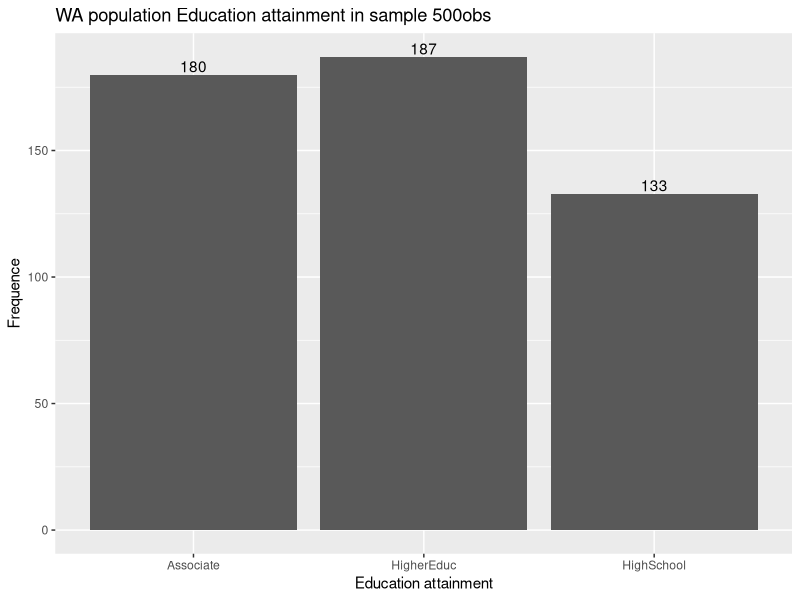
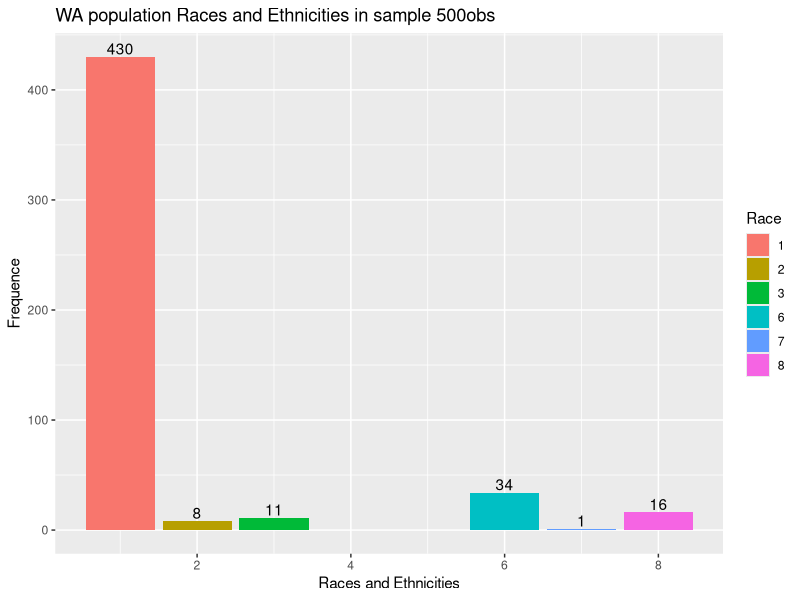
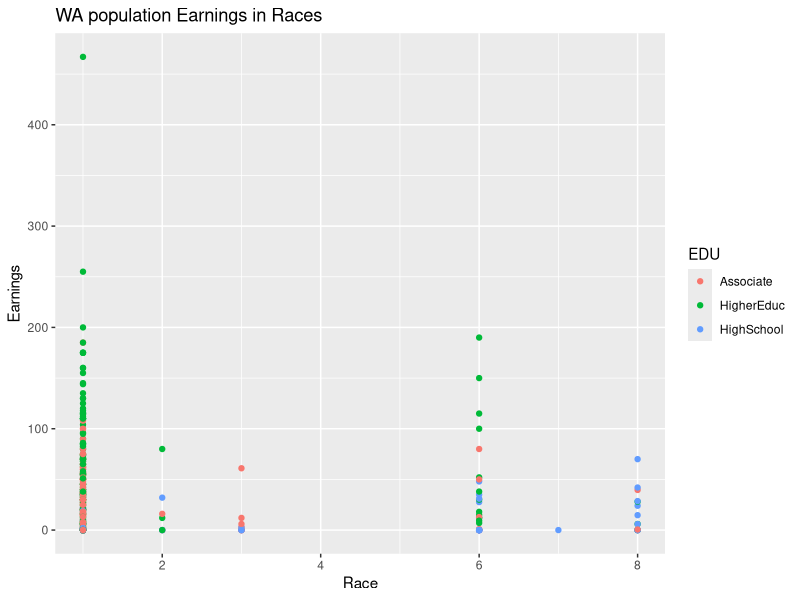
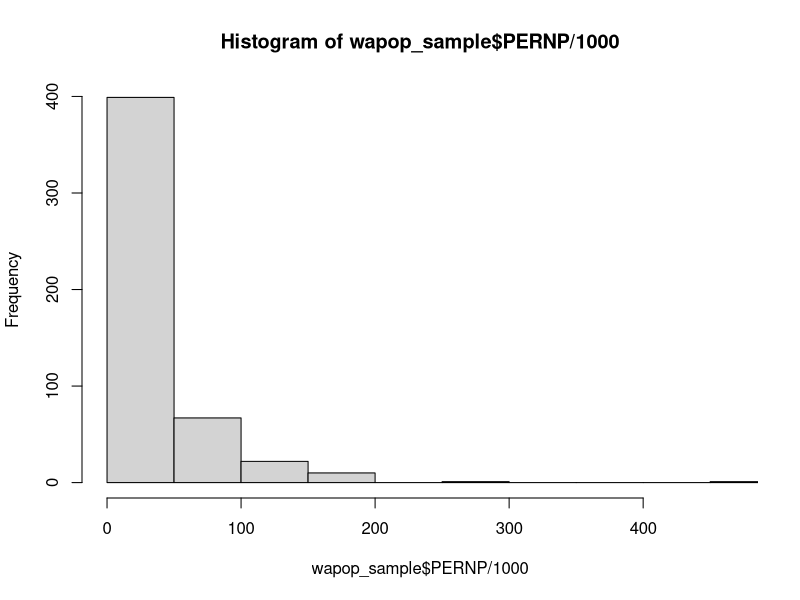
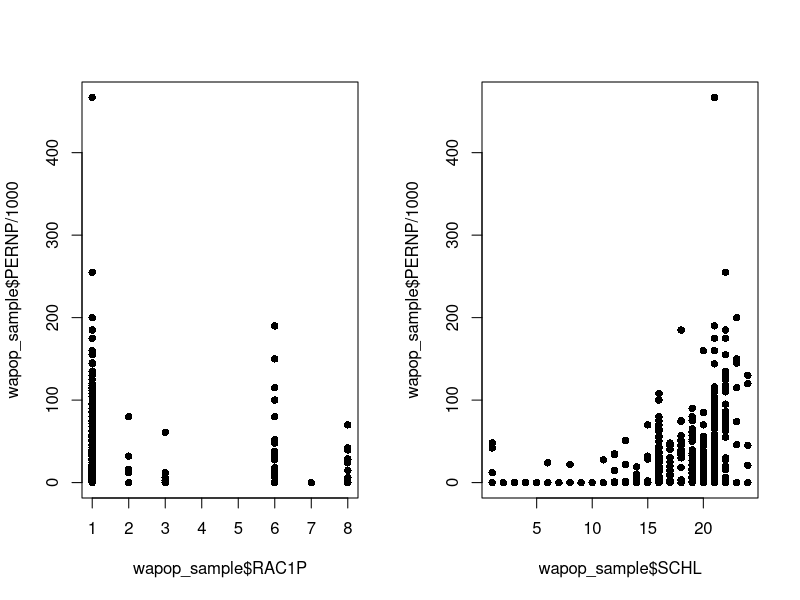
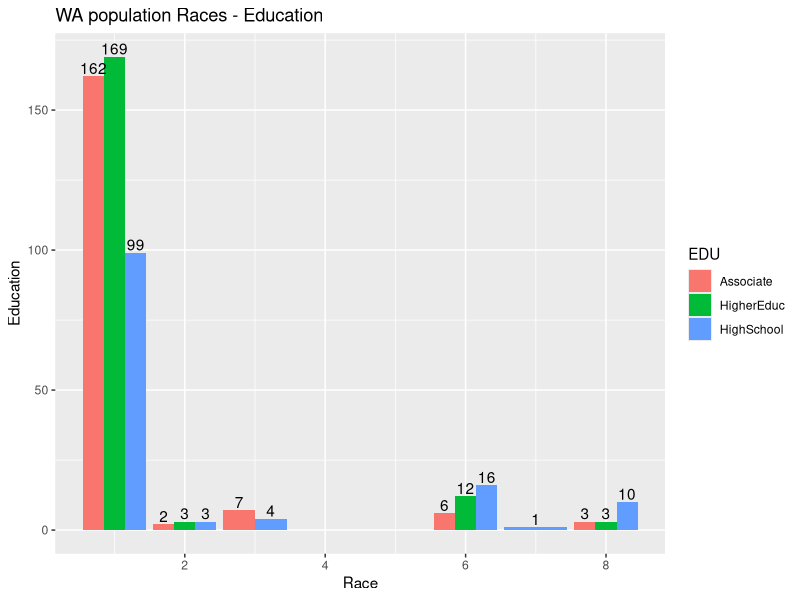
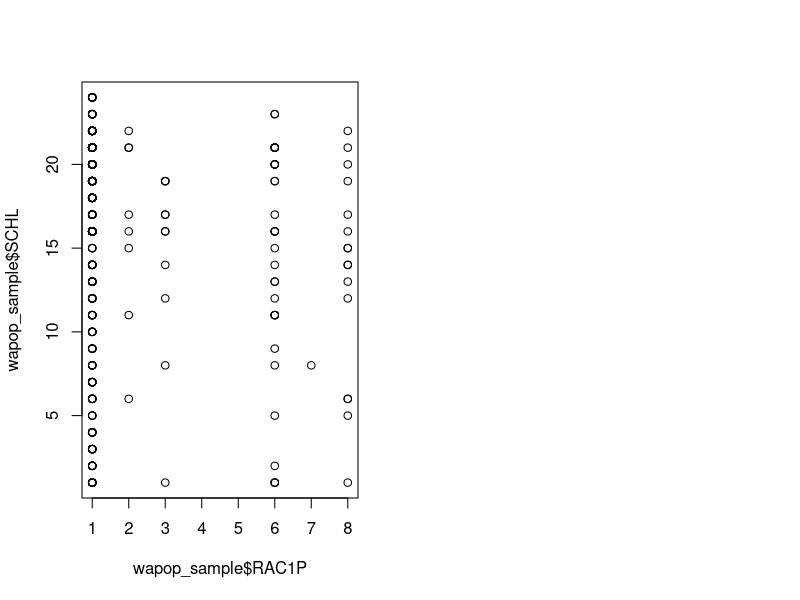

Recreate these plots in R, in order.
## ---- chunk 1
# Course: 
# Title: 
# Purpose: 
# Date: 
# Author: Huy LE
## ---- chunk 2
# A common problem in coding is having unknown dependencies on variables or 
# packages being used in earlier analysis. This happens when you are running 
# code but do not close R or RStudio between sessions. To reduce the probability
# of this happening you can clear your environmen t of variables, functions and
# packages at the beginning of a script. That way you know your code is only
# running on what is within that script.
# Note: you can reorder a long comment with short-cut Ctrl+Shift+/

# Clear environment of variables and functions
rm(list = ls(all = TRUE)) 

# Clear environmet of packages
if(is.null(sessionInfo()$otherPkgs) == FALSE)lapply(paste("package:", names(sessionInfo()$otherPkgs), sep=""), detach, character.only = TRUE, unload = TRUE)

## ---- chunk 3
# Load libraries
library(tidyverse)
# WILL ONLY USE BASE CODE IN THIS ANALYSIS SO NOT LOAD LIBRARIES

## ---- chunk 4
# Load data 
wapop_data <- read.csv("../2.PreparedData/wadata.csv")

# Examine data structure 
head(wapop_data$ID)
str(wapop_data)

## ---- chunk 5
# prepare data for EDA
# Create a sample for EDA
#### wapop_data[is.na(wapop_data$SCHL) <- 0] -- commented SG
wapop_data[is.na(wapop_data)] <- 0 # -- Added SG

# labling the variable RAC1P
levels(wapop_data$RAC1P) <- list("1" = "White alone",
                                "2" =  "Black or African American alone",
                               "3" =  "American Indian alone",
                               "4" =  "Alaska Native alone",
                               "5" =  "American Indian and Alaska Native",
                               "6" =  "Asian alone",
                               "7" =  "Native Hawaiian and Other Pacific Islander alone",
                               "8" =  "Some Other Race alone",
                               "9" =  "Two or More Races")



wapop_data <- wapop_data %>% mutate(EDU = ifelse(SCHL > 15, ifelse( SCHL > 19, "HigherEduc", "Associate"), "HighSchool")) %>%
                         select(ID, RAC1P, EDU, SCHL, PERNP )

wapop_filter <- wapop_data %>% filter(RAC1P != 9, SCHL != 0) 

set.seed(2)
wapop_sample <- wapop_filter[sample(nrow(wapop_filter),500),]


str(wapop_sample)

summary(wapop_sample)
## ---- chunk 6
Race_tab <- rbind(table(wapop_data$RAC1P),
                    prop.table(table(wapop_data$RAC1P)),
                    prop.table(table(wapop_data$RAC1P))*100)
row.names(Race_tab) <- c("Count", "Proportion", "Percent")
round(Race_tab, 2)

## ---- chunk 7
shcl_tab <- rbind(table(wapop_data$SCHL),
                    prop.table(table(wapop_data$SCHL)),
                    prop.table(table(wapop_data$SCHL))*100)
row.names(shcl_tab) <- c("Count", "Proportion", "Percent")
round(shcl_tab, 2)

# number observation have SCHL = NA
sum(is.na(wapop_data$SCHL))
sum(is.na(wapop_data$SCHL))/nrow(wapop_data)*100
#
# nrow(wapop_data[wapop_data$SCHL <= 15,])
# nrow(wapop_data[wapop_data$SCHL <= 15,])/nrow(wapop_data)*100
educ_tab <-  rbind(table(wapop_data$EDU),
                    prop.table(table(wapop_data$EDU)),
                    prop.table(table(wapop_data$EDU))*100)
row.names(educ_tab) <- c("Count", "Proportion", "Percent")
round(educ_tab, 2)
## ---- chunk 8
summary(wapop_data$PERNP)

# Na observation in earning
nrow(wapop_data[wapop_data$PERNP == 0,])

## ---- chunk 9

# graphics barplots to see count distribution of factor levels
p <- ggplot( data = wapop_sample, mapping = aes( x = EDU))

p + geom_bar(stat = "count") +
      ggtitle("WA population Education attainment in sample 500obs") +
      geom_text(stat = "count", 
                aes(label = ..count..), 
                vjust = -0.2, 
                position = position_dodge(0.9))+
      labs(x = "Education attainment", y = "Frequence")

## ---- chunk 10
p <- ggplot( data = wapop_sample, mapping = aes( x = RAC1P, fill = factor(RAC1P)))

p + geom_bar(stat = "count") +
      ggtitle("WA population Races and Ethnicities in sample 500obs") +
      geom_text(stat = "count", 
                aes(label = ..count..), 
                vjust = -0.2, 
                position = position_dodge(0.9))+
      labs(x = "Races and Ethnicities", y = "Frequence", fill = "Race")

## ---- chunk 11
# Get descrptive stats 
summary(wapop_data)
summary(wapop_sample)
## ---- chunk 12

## ---- chunk 13
p <- ggplot( data = wapop_sample, mapping = aes( x = RAC1P, y = PERNP/1000, colour = EDU))

p + geom_point(stat = "identity") +
      ggtitle("WA population Earnings in Races") +
      labs(x = "Race", y = "Earnings")
# 
#      geom_text(stat = "identity", 
#                 aes(label = ..count..)
#                ) +

hist(wapop_sample$PERNP/1000, xlim = c(min(wapop_sample$PERNP/1000, na.rm = TRUE), max(wapop_sample$PERNP/1000, na.rm = TRUE))) #unit 1000 USD

par(mfrow = c(1,2))
plot(wapop_sample$RAC1P, wapop_sample$PERNP/1000 ,pch = 16)
plot(wapop_sample$SCHL, wapop_sample$PERNP/1000 ,pch = 16)

# levels(wapop_sample$SCHL) <- edu_title
# nlevels(wapop_sample$SCHL)
# sort(unique(wapop_sample$SCHL))
# levels(factor(wapop_sample$SCHL))

## ---- chunk 14
# Set grid pattern for graph arrangement
#par(mfrow = c(2, 3))
#boxplot(office$Year, main = "Year")
#boxplot(office$Sales, main = "Sales")

## ---- chunk 15
# Make a cross-tab with margins
addmargins(xtabs(~ EDU + RAC1P,  data = wapop_sample))

## ---- chunk 16
# Make a cross-tab with margins
addmargins(round(prop.table(xtabs(~ EDU + RAC1P,  data = wapop_sample)),3))

## ---- chunk 17
# Make a cross-tab with margins
#addmargins(prop.table(xtabs(~ Region + Sub.Category,  data = office)))

## ---- chunk 18
#Correlation Race - Education

p <- ggplot( data = wapop_sample, mapping = aes( x = RAC1P, fill= EDU))

p + geom_bar(stat = "count", position = "dodge") +
    ggtitle("WA population Races - Education") +
    geom_text(stat = "count",
                aes(label = ..count..),
                vjust = -0.2, 
                position = position_dodge(0.9)) +
    labs(x = "Race", y = "Education")

## ---- chunk 19
# Find correlation of quantiative variables
str(wapop_sample)
plot(wapop_sample$RAC1P, wapop_sample$SCHL)


## ---- chunk 20
# Correlation plot
#plot(office[, 5:8])

## ---- chunk 21
# I prefer the correlation plot from the psych package
#library(psych)
#pairs.panels(office[, 5:8])

## ---- chunk 22
# Begin with standard scatter plot
#plot(office$Discount, office$Profit)

## ---- chunk 23
# Differentiate region with color, not they are alphabetical
#plot(office$Discount, office$Profit, col = office$Region)
#legend(x = "topright",  
#       legend = levels(office$Region), 
#       col = c(1:nlevels(office$Region)), 
#       pch = 1) 

## ---- chunk 24
# Form table of total profit by by region and sub.category
# tapply function is like other apply functions but does a function [sum in this case] over an indicie [Region in this case]
# apply functions are generally
#profit_sum <- round(rbind(
#  tapply(office[office$Region == "Central",]$Profit, office[office$Region == "Central",]$Sub.Category, sum),
#  tapply(office[office$Region == "East",]$Profit, office[office$Region == "East",]$Sub.Category, sum),
#  tapply(office[office$Region == "South",]$Profit, office[office$Region == "South",]$Sub.Category, sum),
#  tapply(office[office$Region == "West",]$Profit, office[office$Region == "West",]$Sub.Category, sum)
#  ),
#  0)
#row.names(profit_sum) <- c("Central", "East", "South", "West")
#profit_sum


## ---- chunk 25
# Form table of medians since profit was skewed



## ---- chunk 26
# Doing a subset of the table to just show variables of interest
#keep_cat <- c("Accessories", "Binders", "Copiers", "Machines", "Paper", "Phones", "Tables")
#small_tab <- profit_sum[, keep_cat]

# Note: had to use t() to traspose the table to get it to print with profit in the bars and Sub.Cat on x-axis
#par(mfrow = c(1, 1))
#barplot(small_tab, 
#         beside = TRUE, 
#         horiz = TRUE, 
#         las = 2, 
#         col = c(1:4),
#         main = "Stop or reduce selling machines.\nProducts to increase varies by region.",
#         xlab = "Total profit by region and subcategory",
#         adj = 0)
# axis(1, at=axTicks(1), labels=sprintf("$%s", axTicks(1)), las = 2) # add $ to x-axis tics
# legend(x = "topright",  
#        legend = levels(office$Region), 
#        col = c(1:4),
#        pch = 15)

## ---- chunk 27
#  
# pdf(NULL)
# dev.control(displaylist = "enable")
# 
# par(mfrow = c(1, 1))
# barplot(small_tab, 
#         beside = TRUE, 
#         horiz = TRUE, 
#         las = 2, 
#         col = c(1:4),
#         main = "Stop or reduce selling machines.\nProducts to increase varies by region.",
#         xlab = "Total profit by region and subcategory",
#         adj = 0)
# axis(1, at=axTicks(1), labels=sprintf("$%s", axTicks(1)), las = 2) # add $ to x-axis tics
# legend(x = "topright",  
#        legend = levels(office$Region), 
#        col = c(1:4),
#        pch = 15)
# 
# profit_plot <- recordPlot()
# 
# invisible(dev.off())
# 
# profit_plot

## ---- chunk 28
# Save the rds file so I can reuse anything from this file in another file
# save.image("office_TA.RData")

# recover using load()
# load("office_TA.RData")
